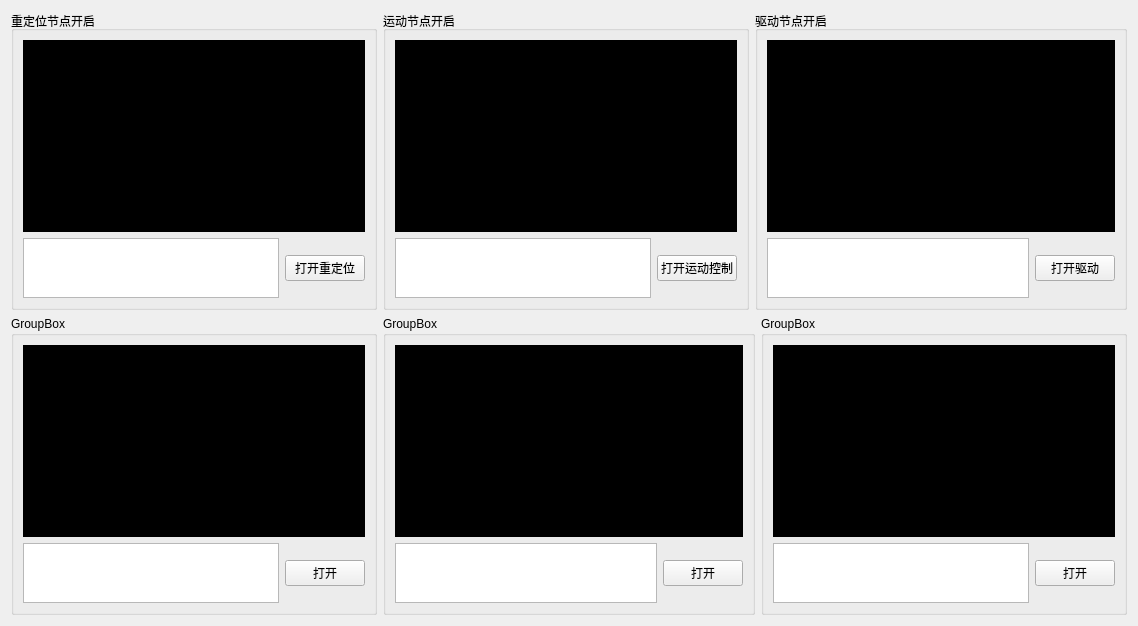
            <widget class="QWidget" name="tab_10">
             <attribute name="title">
              <string>远程控制单元</string>
             </attribute>
             <layout class="QGridLayout" name="gridLayout">
              <item row="0" column="0">
               <widget class="QGroupBox" name="groupBox_7">
                <property name="title">
                 <string>重定位节点开启</string>
                </property>
                <layout class="QVBoxLayout" name="verticalLayout">
                 <item>
                  <widget class="QTextEdit" name="textEdit_locationDisplay">
                   <property name="minimumSize">
                    <size>
                     <width>0</width>
                     <height>0</height>
                    </size>
                   </property>
                   <property name="maximumSize">
                    <size>
                     <width>16777215</width>
                     <height>16777215</height>
                    </size>
                   </property>
                   <property name="styleSheet">
                    <string notr="true">background:rgb(0, 0, 0)</string>
                   </property>
                  </widget>
                 </item>
                 <item>
                  <layout class="QHBoxLayout" name="horizontalLayout_8">
                   <item>
                    <widget class="QTextEdit" name="textEdit_location_cmd">
                     <property name="minimumSize">
                      <size>
                       <width>0</width>
                       <height>0</height>
                      </size>
                     </property>
                     <property name="maximumSize">
                      <size>
                       <width>16777215</width>
                       <height>60</height>
                      </size>
                     </property>
                    </widget>
                   </item>
                   <item>
                    <widget class="QPushButton" name="btn_LocationStart">
                     <property name="text">
                      <string>打开重定位</string>
                     </property>
                    </widget>
                   </item>
                  </layout>
                 </item>
                </layout>
               </widget>
              </item>
              <item row="0" column="1">
               <widget class="QGroupBox" name="groupBox_8">
                <property name="title">
                 <string>运动节点开启</string>
                </property>
                <layout class="QVBoxLayout" name="verticalLayout_9">
                 <item>
                  <widget class="QTextEdit" name="textEdit_movebaseDisplay">
                   <property name="minimumSize">
                    <size>
                     <width>0</width>
                     <height>0</height>
                    </size>
                   </property>
                   <property name="maximumSize">
                    <size>
                     <width>16777215</width>
                     <height>16777215</height>
                    </size>
                   </property>
                   <property name="styleSheet">
                    <string notr="true">background:rgb(0, 0, 0)</string>
                   </property>
                  </widget>
                 </item>
                 <item>
                  <layout class="QHBoxLayout" name="horizontalLayout_9">
                   <item>
                    <widget class="QTextEdit" name="textEdit_Movebase_cmd">
                     <property name="minimumSize">
                      <size>
                       <width>0</width>
                       <height>0</height>
                      </size>
                     </property>
                     <property name="maximumSize">
                      <size>
                       <width>16777215</width>
                       <height>60</height>
                      </size>
                     </property>
                    </widget>
                   </item>
                   <item>
                    <widget class="QPushButton" name="btn_MoveBaseStart">
                     <property name="text">
                      <string>打开运动控制</string>
                     </property>
                    </widget>
                   </item>
                  </layout>
                 </item>
                </layout>
               </widget>
              </item>
              <item row="0" column="2" colspan="2">
               <widget class="QGroupBox" name="groupBox_6">
                <property name="title">
                 <string>驱动节点开启</string>
                </property>
                <layout class="QVBoxLayout" name="verticalLayout_10">
                 <item>
                  <widget class="QTextEdit" name="textEdit_QudongDisplay">
                   <property name="minimumSize">
                    <size>
                     <width>0</width>
                     <height>0</height>
                    </size>
                   </property>
                   <property name="maximumSize">
                    <size>
                     <width>16777215</width>
                     <height>16777215</height>
                    </size>
                   </property>
                   <property name="styleSheet">
                    <string notr="true">background:rgb(0, 0, 0)</string>
                   </property>
                  </widget>
                 </item>
                 <item>
                  <layout class="QHBoxLayout" name="horizontalLayout_17">
                   <item>
                    <widget class="QTextEdit" name="textEdit_qudong_cmd">
                     <property name="minimumSize">
                      <size>
                       <width>0</width>
                       <height>0</height>
                      </size>
                     </property>
                     <property name="maximumSize">
                      <size>
                       <width>16777215</width>
                       <height>60</height>
                      </size>
                     </property>
                    </widget>
                   </item>
                   <item>
                    <widget class="QPushButton" name="btn_QudongStart">
                     <property name="text">
                      <string>打开驱动</string>
                     </property>
                    </widget>
                   </item>
                  </layout>
                 </item>
                </layout>
               </widget>
              </item>
              <item row="1" column="0">
               <widget class="QGroupBox" name="groupBox_9">
                <property name="minimumSize">
                 <size>
                  <width>0</width>
                  <height>0</height>
                 </size>
                </property>
                <property name="maximumSize">
                 <size>
                  <width>500</width>
                  <height>16777215</height>
                 </size>
                </property>
                <property name="title">
                 <string>GroupBox</string>
                </property>
                <layout class="QVBoxLayout" name="verticalLayout_11">
                 <item>
                  <widget class="QTextEdit" name="textEdit_RslidarDisplay_4">
                   <property name="minimumSize">
                    <size>
                     <width>0</width>
                     <height>0</height>
                    </size>
                   </property>
                   <property name="maximumSize">
                    <size>
                     <width>16777215</width>
                     <height>16777215</height>
                    </size>
                   </property>
                   <property name="styleSheet">
                    <string notr="true">background:rgb(0, 0, 0)</string>
                   </property>
                  </widget>
                 </item>
                 <item>
                  <layout class="QHBoxLayout" name="horizontalLayout_18">
                   <item>
                    <widget class="QTextEdit" name="textEdit_lasersdk_cmd_4">
                     <property name="minimumSize">
                      <size>
                       <width>0</width>
                       <height>0</height>
                      </size>
                     </property>
                     <property name="maximumSize">
                      <size>
                       <width>16777215</width>
                       <height>60</height>
                      </size>
                     </property>
                    </widget>
                   </item>
                   <item>
                    <widget class="QPushButton" name="btn_laserStart_4">
                     <property name="text">
                      <string>打开</string>
                     </property>
                    </widget>
                   </item>
                  </layout>
                 </item>
                </layout>
               </widget>
              </item>
              <item row="1" column="1" colspan="2">
               <widget class="QGroupBox" name="groupBox_10">
                <property name="minimumSize">
                 <size>
                  <width>0</width>
                  <height>0</height>
                 </size>
                </property>
                <property name="maximumSize">
                 <size>
                  <width>500</width>
                  <height>16777215</height>
                 </size>
                </property>
                <property name="title">
                 <string>GroupBox</string>
                </property>
                <layout class="QVBoxLayout" name="verticalLayout_12">
                 <item>
                  <widget class="QTextEdit" name="textEdit_RslidarDisplay_5">
                   <property name="minimumSize">
                    <size>
                     <width>0</width>
                     <height>0</height>
                    </size>
                   </property>
                   <property name="maximumSize">
                    <size>
                     <width>16777215</width>
                     <height>16777215</height>
                    </size>
                   </property>
                   <property name="styleSheet">
                    <string notr="true">background:rgb(0, 0, 0)</string>
                   </property>
                  </widget>
                 </item>
                 <item>
                  <layout class="QHBoxLayout" name="horizontalLayout_20">
                   <item>
                    <widget class="QTextEdit" name="textEdit_lasersdk_cmd_5">
                     <property name="minimumSize">
                      <size>
                       <width>0</width>
                       <height>0</height>
                      </size>
                     </property>
                     <property name="maximumSize">
                      <size>
                       <width>16777215</width>
                       <height>60</height>
                      </size>
                     </property>
                    </widget>
                   </item>
                   <item>
                    <widget class="QPushButton" name="btn_laserStart_5">
                     <property name="text">
                      <string>打开</string>
                     </property>
                    </widget>
                   </item>
                  </layout>
                 </item>
                </layout>
               </widget>
              </item>
              <item row="1" column="3">
               <widget class="QGroupBox" name="groupBox_11">
                <property name="minimumSize">
                 <size>
                  <width>0</width>
                  <height>0</height>
                 </size>
                </property>
                <property name="maximumSize">
                 <size>
                  <width>500</width>
                  <height>16777215</height>
                 </size>
                </property>
                <property name="title">
                 <string>GroupBox</string>
                </property>
                <layout class="QVBoxLayout" name="verticalLayout_23">
                 <item>
                  <widget class="QTextEdit" name="textEdit_RslidarDisplay_6">
                   <property name="minimumSize">
                    <size>
                     <width>0</width>
                     <height>0</height>
                    </size>
                   </property>
                   <property name="maximumSize">
                    <size>
                     <width>16777215</width>
                     <height>16777215</height>
                    </size>
                   </property>
                   <property name="styleSheet">
                    <string notr="true">background:rgb(0, 0, 0)</string>
                   </property>
                  </widget>
                 </item>
                 <item>
                  <layout class="QHBoxLayout" name="horizontalLayout_21">
                   <item>
                    <widget class="QTextEdit" name="textEdit_lasersdk_cmd_6">
                     <property name="minimumSize">
                      <size>
                       <width>0</width>
                       <height>0</height>
                      </size>
                     </property>
                     <property name="maximumSize">
                      <size>
                       <width>16777215</width>
                       <height>60</height>
                      </size>
                     </property>
                    </widget>
                   </item>
                   <item>
                    <widget class="QPushButton" name="btn_laserStart_6">
                     <property name="text">
                      <string>打开</string>
                     </property>
                    </widget>
                   </item>
                  </layout>
                 </item>
                </layout>
               </widget>
              </item>
             </layout>
            </widget>
